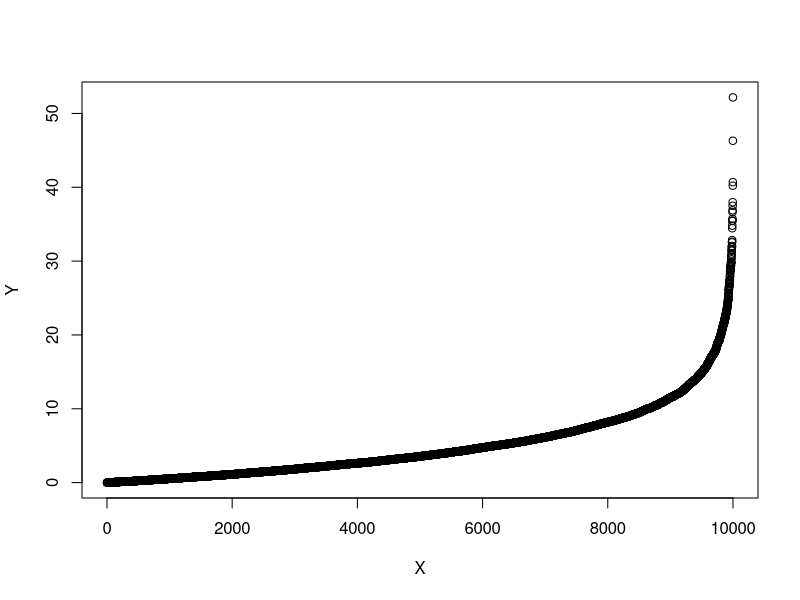
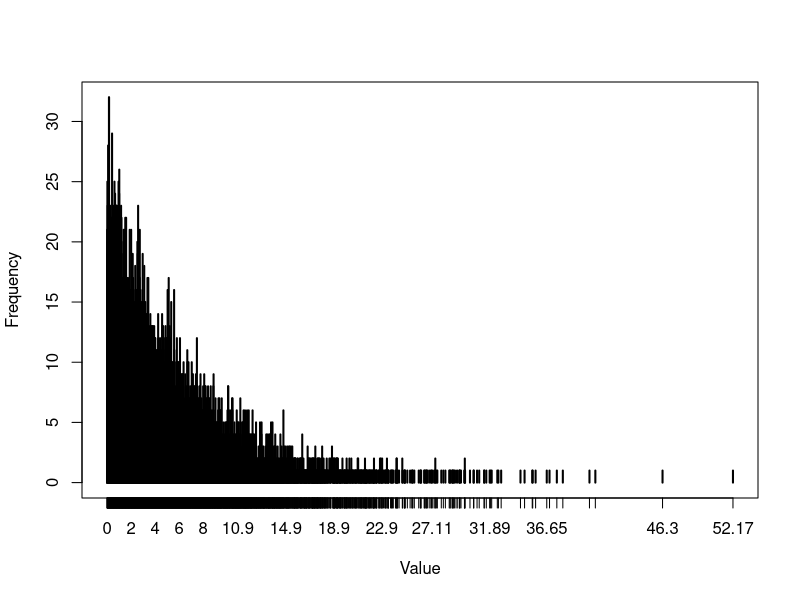
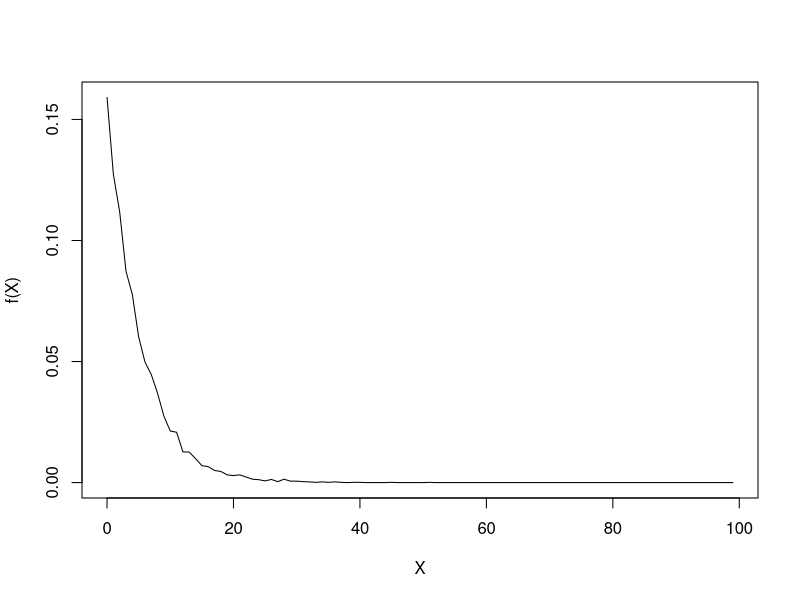
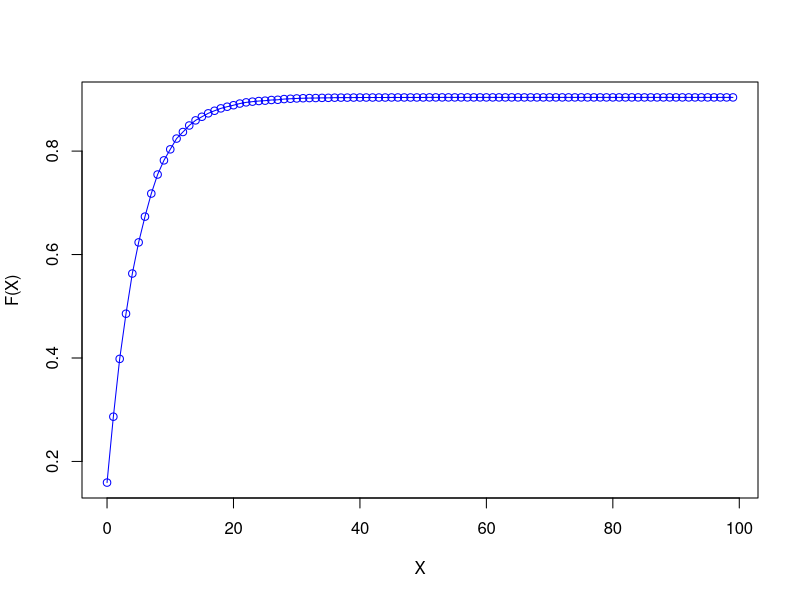

These charts were generated, in order, by the following R code:
num_samples <- 10000
data <- rexp(num_samples, 0.2)
#data
x <- data.frame(X = seq(1, num_samples , 1), Y = sort(data))
plot(x)


tab <- table(round(data,2))
tab
str(tab)
plot(tab, "h", xlab="Value", ylab="Frequency")

pdata <- rep(0, 100);

for(i in 1:num_samples){
    val=round(data[i], 0);
    if(val <= 100){
       pdata[val] = pdata[val] + 1/ num_samples; 
    }
}

xcols <- c(0:99)

str(pdata)
str(xcols)

plot(xcols, pdata, "l", xlab="X", ylab="f(X)")

cdata <- rep(0, 100)

cdata[1] <- pdata[1]

for(i in 2:100){
    cdata[i] = cdata[i-1] + pdata[i]
}

plot(xcols, cdata, "o", col="blue", xlab="X", ylab="F(X)");

print (mean(data))

